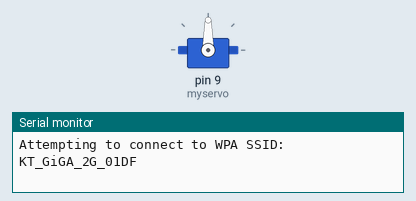
This sketch was run on a simulated Arduino Mega 2560, built with avr-gcc and run on an emulated ATmega2560. On the bench: servo, the last lines printed to the serial monitor. WiFi joins after 1.5 s; servers stay silent unless stated; uploads are accepted with an empty reply. At 15.9 s the program stops and its outputs stay as they are.

Above: at 0.1 s.
At 1.9 s:
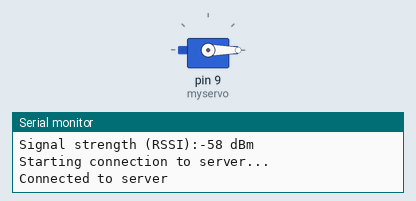
At 12.9 s:
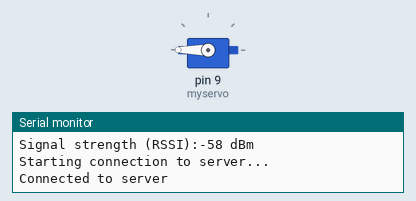
Timing chart, 0 to 16.4 s (numbered marks = the images above):
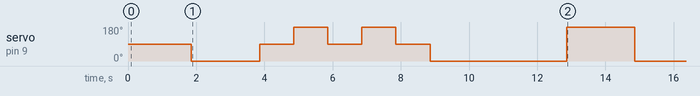

Measured:
- by itself, servo on pin 9 (myservo): 90° → 0° at 1.9 s, → 90° 2.0 s later, → 180° 1.0 s later, → 90° 1.0 s later, … (9 changes in this stretch)

The sketch:

rotationMotor.ino
```cpp
#include "WiFiEsp.h"
#include <Servo.h>
Servo myservo;
#ifndef HAVE_HWSERIAL1

#endif

#include "SoftwareSerial.h"

SoftwareSerial Serial1(2, 3); // RX, TX


char ssid[] = "KT_GiGA_2G_01DF";            // your network SSID (name)

char pass[] = "2ggd1cz418";        // your network password

int status = WL_IDLE_STATUS;     // the Wifi radio's status


char server[] = "119.196.239.86";


// Initialize the Ethernet client object

WiFiEspClient client;


void setup()

{

  // initialize serial for debugging

  Serial.begin(9600);
  myservo.attach(9);
  Serial1.begin(9600);
  WiFi.init(&Serial1);


  // check for the presence of the shield

  if (WiFi.status() == WL_NO_SHIELD) {

    Serial.println("WiFi shield not present");

    // don't continue

    while (true);

  }

  // attempt to connect to WiFi network

  while ( status != WL_CONNECTED) {

    Serial.print("Attempting to connect to WPA SSID: ");

    Serial.println(ssid);

    // Connect to WPA/WPA2 network

    status = WiFi.begin(ssid, pass);

  }


  // you're connected now, so print out the data

  Serial.println("You're connected to the network");


  printWifiStatus();


  Serial.println();

  Serial.println("Starting connection to server...");

  // if you get a connection, report back via serial

  if (client.connect(server, 8080)) {

    Serial.println("Connected to server");

    // Make a HTTP request
    client.println("GET /test.txt HTTP/1.1");
    client.println("Host: 119.196.239.86");
    client.println("User-Agent: launchpad-wifi");
    client.println("Connection: close");

    client.println();

  }

}


void loop()

{

  // if there are incoming bytes available

  // from the server, read them and print them

  while (client.available()) {

    char c = client.read();
    if(c=='a'){
      myservo.write(90);
      delay(1000);
    }
    else if(c=='b'){
      myservo.write(135);
      delay(1000);
    }
    else if(c=='c'){
      myservo.write(180);
      delay(1000);
    }
    else if(c=='d'){
      myservo.write(45);
      delay(1000);
    }
    else if(c=='e'){
      myservo.write(0);
      delay(1000);
    }

   // Serial.write(c);

  }


  // if the server's disconnected, stop the client

  if (!client.connected()) {

    Serial.println();

    Serial.println("Disconnecting from server...");

    client.stop();
    // do nothing forevermore

    while (true);

  }

}


void printWifiStatus()

{

  // print the SSID of the network you're attached to

  Serial.print("SSID: ");

  Serial.println(WiFi.SSID());


  // print your WiFi shield's IP address

  IPAddress ip = WiFi.localIP();

  Serial.print("IP Address: ");

  Serial.println(ip);


  // print the received signal strength

  long rssi = WiFi.RSSI();

  Serial.print("Signal strength (RSSI):");

  Serial.print(rssi);

  Serial.println(" dBm");

}
```
